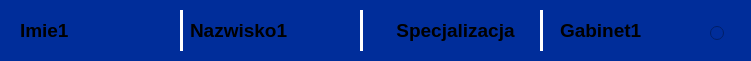
     <widget class="QFrame" name="frame_26">
      <property name="geometry">
       <rect>
        <x>10</x>
        <y>10</y>
        <width>751</width>
        <height>61</height>
       </rect>
      </property>
      <property name="styleSheet">
       <string notr="true">background-color: rgb(0, 45, 154);
border-radius: 10px;</string>
      </property>
      <property name="frameShape">
       <enum>QFrame::Shape::StyledPanel</enum>
      </property>
      <property name="frameShadow">
       <enum>QFrame::Shadow::Raised</enum>
      </property>
      <widget class="Line" name="line_10">
       <property name="geometry">
        <rect>
         <x>360</x>
         <y>10</y>
         <width>3</width>
         <height>41</height>
        </rect>
       </property>
       <property name="styleSheet">
        <string notr="true">background-color: white;</string>
       </property>
       <property name="orientation">
        <enum>Qt::Orientation::Vertical</enum>
       </property>
      </widget>
      <widget class="Line" name="line_11">
       <property name="geometry">
        <rect>
         <x>540</x>
         <y>10</y>
         <width>3</width>
         <height>41</height>
        </rect>
       </property>
       <property name="styleSheet">
        <string notr="true">background-color: white;</string>
       </property>
       <property name="orientation">
        <enum>Qt::Orientation::Vertical</enum>
       </property>
      </widget>
      <widget class="QLabel" name="label_30">
       <property name="geometry">
        <rect>
         <x>380</x>
         <y>10</y>
         <width>151</width>
         <height>41</height>
        </rect>
       </property>
       <property name="font">
        <font>
         <pointsize>14</pointsize>
         <bold>true</bold>
        </font>
       </property>
       <property name="layoutDirection">
        <enum>Qt::LayoutDirection::LeftToRight</enum>
       </property>
       <property name="styleSheet">
        <string notr="true"/>
       </property>
       <property name="text">
        <string>Specjalizacja</string>
       </property>
       <property name="textFormat">
        <enum>Qt::TextFormat::RichText</enum>
       </property>
       <property name="alignment">
        <set>Qt::AlignmentFlag::AlignCenter</set>
       </property>
      </widget>
      <widget class="QLabel" name="label_31">
       <property name="geometry">
        <rect>
         <x>20</x>
         <y>10</y>
         <width>81</width>
         <height>41</height>
        </rect>
       </property>
       <property name="font">
        <font>
         <pointsize>14</pointsize>
         <bold>true</bold>
        </font>
       </property>
       <property name="layoutDirection">
        <enum>Qt::LayoutDirection::LeftToRight</enum>
       </property>
       <property name="styleSheet">
        <string notr="true"/>
       </property>
       <property name="text">
        <string>Imie1</string>
       </property>
       <property name="textFormat">
        <enum>Qt::TextFormat::RichText</enum>
       </property>
       <property name="alignment">
        <set>Qt::AlignmentFlag::AlignLeading|Qt::AlignmentFlag::AlignLeft|Qt::AlignmentFlag::AlignVCenter</set>
       </property>
      </widget>
      <widget class="Line" name="line_14">
       <property name="geometry">
        <rect>
         <x>180</x>
         <y>10</y>
         <width>3</width>
         <height>41</height>
        </rect>
       </property>
       <property name="styleSheet">
        <string notr="true">background-color: white;</string>
       </property>
       <property name="orientation">
        <enum>Qt::Orientation::Vertical</enum>
       </property>
      </widget>
      <widget class="QLabel" name="label_36">
       <property name="geometry">
        <rect>
         <x>190</x>
         <y>10</y>
         <width>131</width>
         <height>41</height>
        </rect>
       </property>
       <property name="font">
        <font>
         <pointsize>14</pointsize>
         <bold>true</bold>
        </font>
       </property>
       <property name="layoutDirection">
        <enum>Qt::LayoutDirection::LeftToRight</enum>
       </property>
       <property name="styleSheet">
        <string notr="true"/>
       </property>
       <property name="text">
        <string>Nazwisko1</string>
       </property>
       <property name="textFormat">
        <enum>Qt::TextFormat::RichText</enum>
       </property>
       <property name="alignment">
        <set>Qt::AlignmentFlag::AlignLeading|Qt::AlignmentFlag::AlignLeft|Qt::AlignmentFlag::AlignVCenter</set>
       </property>
      </widget>
      <widget class="QLabel" name="label_32">
       <property name="geometry">
        <rect>
         <x>560</x>
         <y>10</y>
         <width>121</width>
         <height>41</height>
        </rect>
       </property>
       <property name="font">
        <font>
         <pointsize>14</pointsize>
         <bold>true</bold>
        </font>
       </property>
       <property name="layoutDirection">
        <enum>Qt::LayoutDirection::LeftToRight</enum>
       </property>
       <property name="styleSheet">
        <string notr="true"/>
       </property>
       <property name="text">
        <string>Gabinet1</string>
       </property>
       <property name="textFormat">
        <enum>Qt::TextFormat::RichText</enum>
       </property>
       <property name="alignment">
        <set>Qt::AlignmentFlag::AlignLeading|Qt::AlignmentFlag::AlignLeft|Qt::AlignmentFlag::AlignVCenter</set>
       </property>
      </widget>
      <widget class="QRadioButton" name="radioButton_2">
       <property name="geometry">
        <rect>
         <x>710</x>
         <y>20</y>
         <width>112</width>
         <height>26</height>
        </rect>
       </property>
       <property name="text">
        <string/>
       </property>
      </widget>
      <zorder>label_30</zorder>
      <zorder>label_36</zorder>
      <zorder>line_10</zorder>
      <zorder>line_11</zorder>
      <zorder>label_31</zorder>
      <zorder>line_14</zorder>
      <zorder>label_32</zorder>
      <zorder>radioButton_2</zorder>
     </widget>
